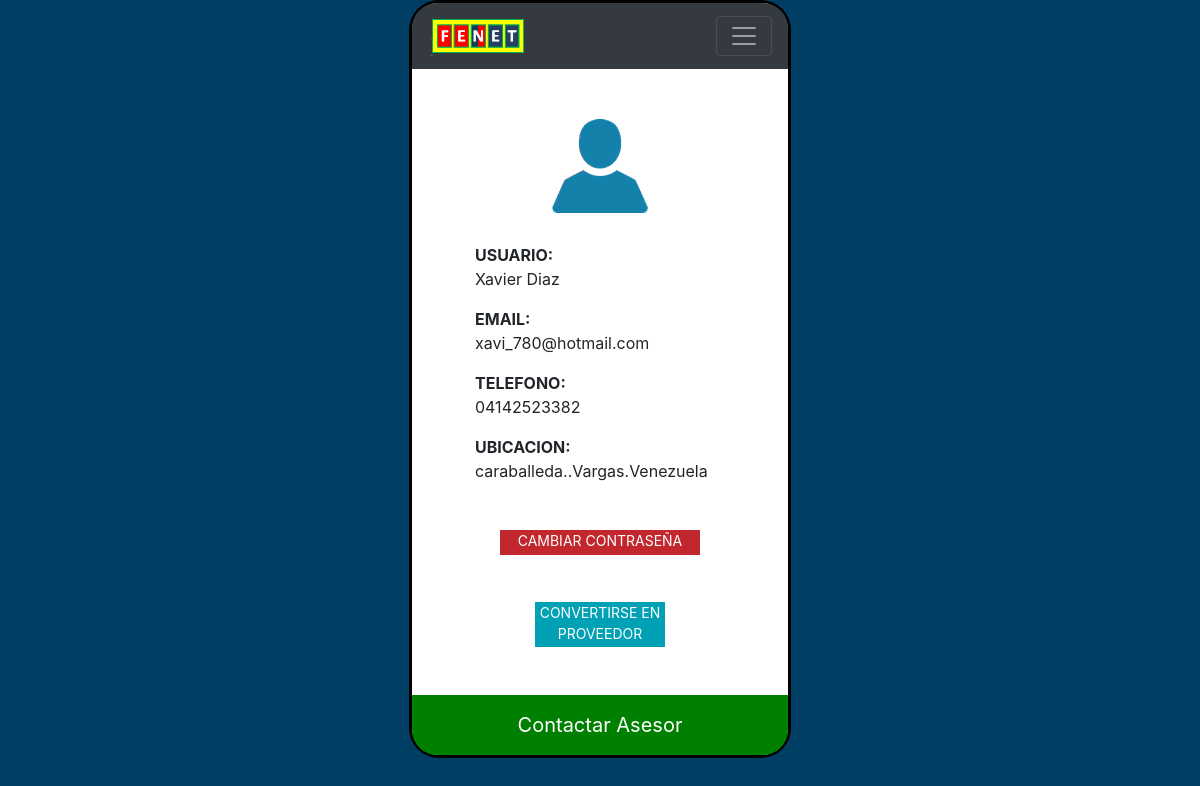
The page /app/perfilUsuario.php (signed in) on the database its author committed.
### tables this page shows
CREATE TABLE `usuario` (
  `ID` int(11) NOT NULL,
  `nombre` text NOT NULL,
  `apellido` text NOT NULL,
  `email` varchar(100) NOT NULL,
  `pass` varchar(100) NOT NULL,
  `telefono` text NOT NULL,
  `direccion` varchar(100) NOT NULL,
  `tipoUsuario` varchar(100) NOT NULL,
  `pais` varchar(100) NOT NULL,
  `estado` varchar(100) NOT NULL,
  `ciudad` varchar(100) NOT NULL
);

### app/perfilUsuario.php (the view, shortened to what this page needs)
<?php
  if ($_SESSION['login'])
    {
?>
<!doctype html>
<html lang="en">
  <head>
    <link rel="stylesheet" href="https://maxcdn.bootstrapcdn.com/bootstrap/4.0.0-beta.3/css/bootstrap.min.css">
    <link rel="stylesheet" type="text/css" href="css/style.css">
    <link rel="stylesheet" type="text/css" media="all" href="css/mediastyle.css">
  </head>
<body style=" background-color: #003e63;">
<header>
<?php
    include ("menu.php");
?>
</header>
<section>
<?php
        $email = $_SESSION['login'];
        $ssql = mysql_query("SELECT * FROM usuario WHERE email='$email'");
        $nombre = mysql_result($ssql,0,"nombre");
        $apellido = mysql_result($ssql,0,"apellido");
        $usuario = $nombre." ".$apellido;
        $telefono = mysql_result($ssql,0,"telefono");
        $pais = mysql_result($ssql,0,"pais");
        $estado = mysql_result($ssql,0,"estado");
        $ciudad = mysql_result($ssql,0,"ciudad");
        $direccion = mysql_result($ssql,0,"direccion");
        $ubicacion = $direccion.".".$ciudad.".".$estado.".".$pais;
      ?>
  <div style="padding-top: 50px;"></div>
  <div style="text-align: center; margin-bottom: 30px;">
    <img src="img/user.png">
  </div>
  <div style="width:250px; height: auto; margin: 0 auto;">
    <div>
     <p><b>USUARIO: </b><br><?php echo $usuario ?></p>
    </div>
    <div>
     <p><b>EMAIL:  </b><br><?php echo $email ?></p>
    </div>
    <div>
     <p><b>TELEFONO: </b><br> <?php echo $telefono ?></p>
    </div>
    <div>
     <p><b>UBICACION:  </b><br><?php echo $ubicacion ?></p>
    </div>
  </div>
    <a href="editarPerfil.php" style="text-decoration: none;">
      <div class="bottonRed">
        <p>CAMBIAR CONTRASEÑA</p>
      </div>
    </a>
    <div style="width: 130px; margin: 0 auto; background-color: red; text-align: center;">
      <a href="upProveedor.php">
        <div style=" float: left;" class="botton">
          <p>CONVERTIRSE EN<br>PROVEEDOR</p>
        </div>
    </div>
<a href="asesor.php"><div class="asesor">Contactar Asesor</div></a>
</section>
  </body>
</html>
<?php
}else{
  header("location:index.php");
}
?>

### app/perfilUsuario.php (style rules this page uses)
header { width: 382px; height:auto; background-color: white; margin: 0 auto; border-top-right-radius:30px; border-top-left-radius:30px; border-top:3px solid black; border-right:3px solid black; border-left:3px solid black; }
section { width: 382px; height:auto; background-color: white; margin: 0 auto; border-bottom-left-radius:30px; border-bottom-right-radius:30px; border-right:3px solid black; border-left:3px solid black; border-bottom: 3px solid black; }
.botton { background-color: #00A1B5; color: white; width: 130px; height: 45px; font-size: 14px; }
.bottonRed { background-color: #C1272D; color: white; width: 200px; font-size: 14px; height: 25px; margin: 47px auto; text-align: center; }
.asesor { width: 100%; height: 60px; margin-top: 140px; background-color: green; border-bottom-right-radius: 25px; border-bottom-left-radius: 25px; font-size: 20px; color: white; padding-top: 15px; text-align: center; cursor: pointer; }

### rows shown on the page
usuario: usuario "Xavier Diaz", telefono "04142523382", ubicacion "caraballeda..Vargas.Venezuela"

### other values the page prints
$email "xavi_780@hotmail.com"
